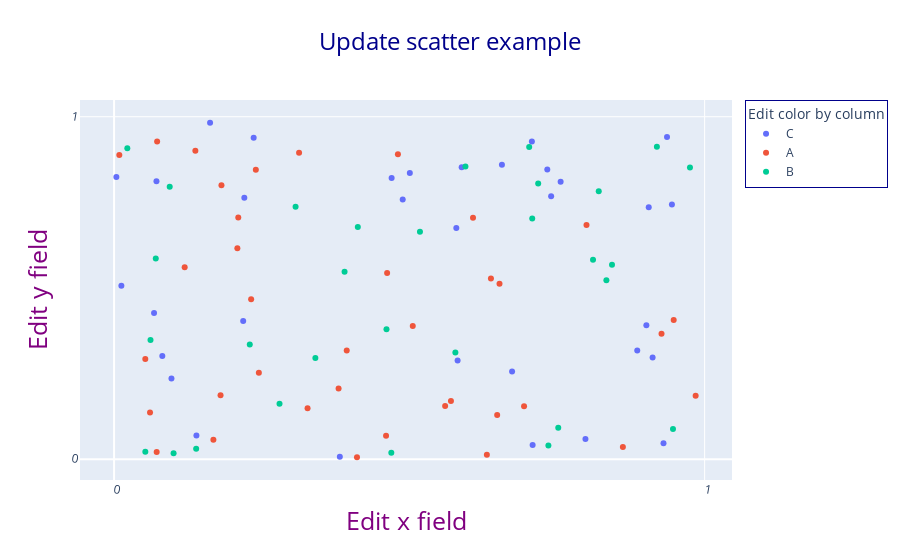

The notebook cell saved with this chart:
### Code cell
fig.update_yaxes(
    title_text="Edit y field",  # y축 제목 설정
    # Set title for y-axis

    title_font=dict(size=25, color="purple"),  # y축 제목의 글꼴 크기와 색상 설정
    # Set font size and color for y-axis title

    tickangle=10,  # y축 눈금 라벨의 기울기 각도 (10도로 설정)
    # Set angle for y-axis tick labels (10 degrees)

    dtick=1  # 눈금 간격을 1로 설정
    # Set tick interval to 1
)
fig.show()

### Figure 1 — Plotly figure (JSON) as saved in the notebook; plotly's stock layout.template omitted (floating-point values rounded to 4 significant figures)
{"data": [{"hovertemplate": "Color by column=C<br>x field=%{x}<br>y field=%{y}<extra></extra>", "legendgroup": "C", "marker": {"color": "#636efa", "symbol": "circle"}, "mode": "markers", "name": "C", "orientation": "v", "showlegend": true, "type": "scatter", "x": [0.3823, 0.5886, 0.8859, 0.5795, 0.6739, 0.9013, 0.003839, 0.9363, 0.9119, 0.1394, 0.01236, 0.47, 0.06767, 0.08167, 0.5008, 0.9303, 0.2205, 0.1626, 0.2363, 0.9446, 0.4887, 0.7561, 0.09715, 0.7982, 0.6567, 0.7075, 0.7401, 0.2186, 0.07176, 0.7335, 0.7087, 0.5817, 0.9053], "xaxis": "x", "y": [0.007869, 0.8525, 0.3175, 0.6749, 0.2565, 0.3917, 0.8238, 0.941, 0.2974, 0.06965, 0.5067, 0.8209, 0.427, 0.3015, 0.8361, 0.04696, 0.7637, 0.9824, 0.939, 0.744, 0.7583, 0.8105, 0.2361, 0.05927, 0.8602, 0.9276, 0.7677, 0.4035, 0.8114, 0.846, 0.04169, 0.2883, 0.7359], "yaxis": "y"}, {"hovertemplate": "Color by column=A<br>x field=%{x}<br>y field=%{y}<extra></extra>", "legendgroup": "A", "marker": {"color": "#EF553B", "symbol": "circle"}, "mode": "markers", "name": "A", "orientation": "v", "showlegend": true, "type": "scatter", "x": [0.06086, 0.1818, 0.1803, 0.1195, 0.07286, 0.2087, 0.5606, 0.2321, 0.1376, 0.9848, 0.7999, 0.008871, 0.4113, 0.6312, 0.4605, 0.07211, 0.1682, 0.6487, 0.927, 0.9476, 0.2451, 0.6078, 0.6381, 0.5704, 0.3133, 0.3939, 0.4623, 0.6526, 0.5057, 0.3801, 0.8615, 0.4806, 0.24, 0.05285, 0.2103, 0.3276, 0.6942], "xaxis": "x", "y": [0.1371, 0.7998, 0.1868, 0.5604, 0.9277, 0.6159, 0.1559, 0.4672, 0.9008, 0.1855, 0.6843, 0.8886, 0.006136, 0.01327, 0.06894, 0.02181, 0.05746, 0.1291, 0.3665, 0.4065, 0.2528, 0.7052, 0.528, 0.1703, 0.8949, 0.3179, 0.5436, 0.5128, 0.3892, 0.2068, 0.03622, 0.8905, 0.8452, 0.2932, 0.7056, 0.1488, 0.1549], "yaxis": "y"}, {"hovertemplate": "Color by column=B<br>x field=%{x}<br>y field=%{y}<extra></extra>", "legendgroup": "B", "marker": {"color": "#00cc96", "symbol": "circle"}, "mode": "markers", "name": "B", "orientation": "v", "showlegend": true, "type": "scatter", "x": [0.7029, 0.595, 0.02241, 0.3408, 0.9751, 0.8431, 0.5779, 0.3903, 0.8336, 0.7521, 0.139, 0.07059, 0.811, 0.5179, 0.9464, 0.8207, 0.4694, 0.09419, 0.708, 0.05291, 0.4613, 0.1008, 0.7181, 0.4127, 0.2801, 0.7354, 0.3073, 0.06166, 0.9191, 0.2298], "xaxis": "x", "y": [0.9115, 0.8546, 0.9082, 0.2958, 0.8521, 0.5683, 0.3117, 0.5472, 0.5231, 0.09188, 0.03082, 0.5865, 0.5824, 0.6645, 0.08877, 0.7822, 0.01933, 0.7955, 0.7028, 0.02219, 0.3799, 0.01815, 0.8052, 0.6778, 0.1624, 0.04023, 0.7371, 0.3483, 0.9126, 0.3354], "yaxis": "y"}], "layout": {"legend": {"bordercolor": "darkblue", "borderwidth": 1, "title": {"text": "Edit color by column"}, "tracegroupgap": 0, "x": 1.02, "xanchor": "left", "y": 1, "yanchor": "top"}, "title": {"font": {"color": "darkblue", "size": 24}, "text": "Update scatter example", "x": 0.5}, "xaxis": {"anchor": "y", "domain": [0, 1], "dtick": 1, "tickangle": 10, "title": {"font": {"color": "purple", "size": 25}, "text": "Edit x field"}}, "yaxis": {"anchor": "x", "domain": [0, 1], "dtick": 1, "tickangle": 10, "title": {"font": {"color": "purple", "size": 25}, "text": "Edit y field"}}}}
